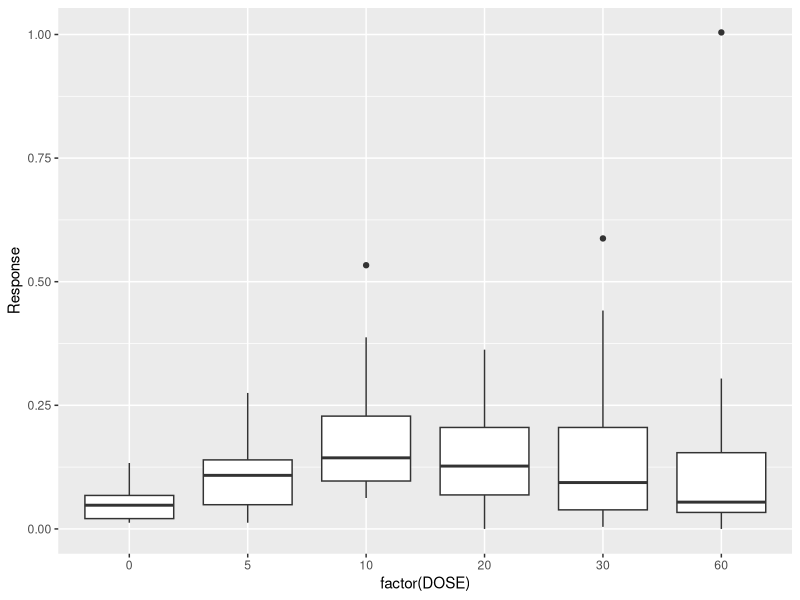
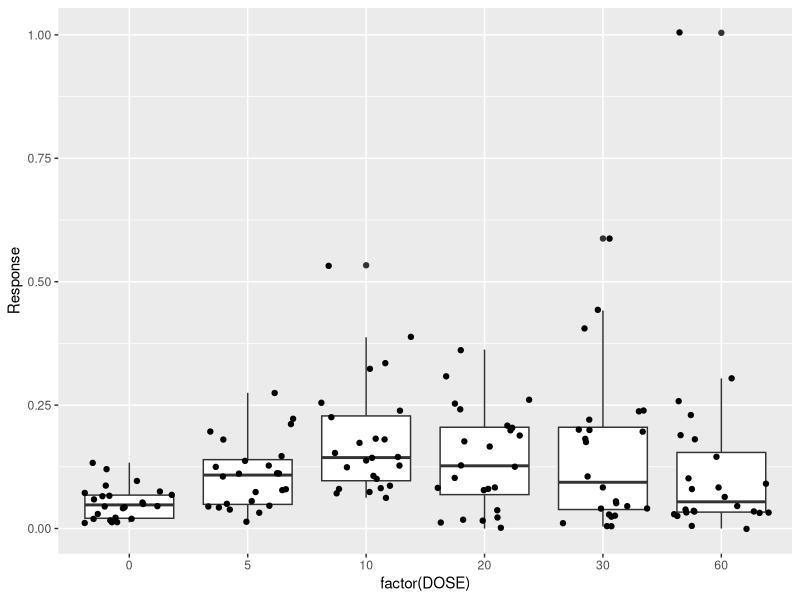
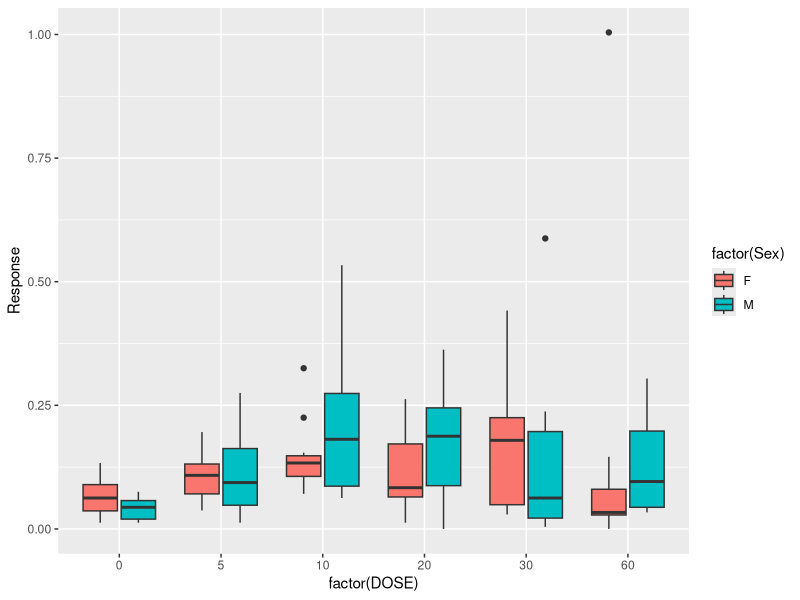
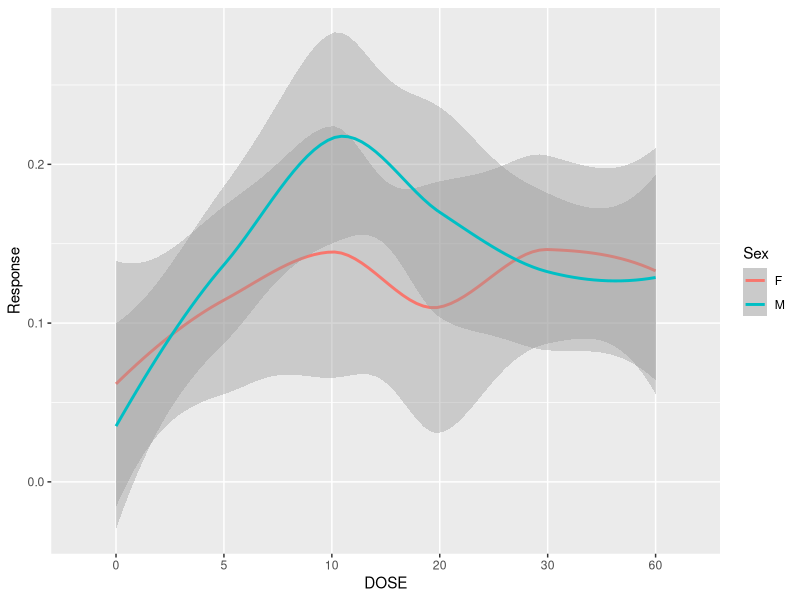
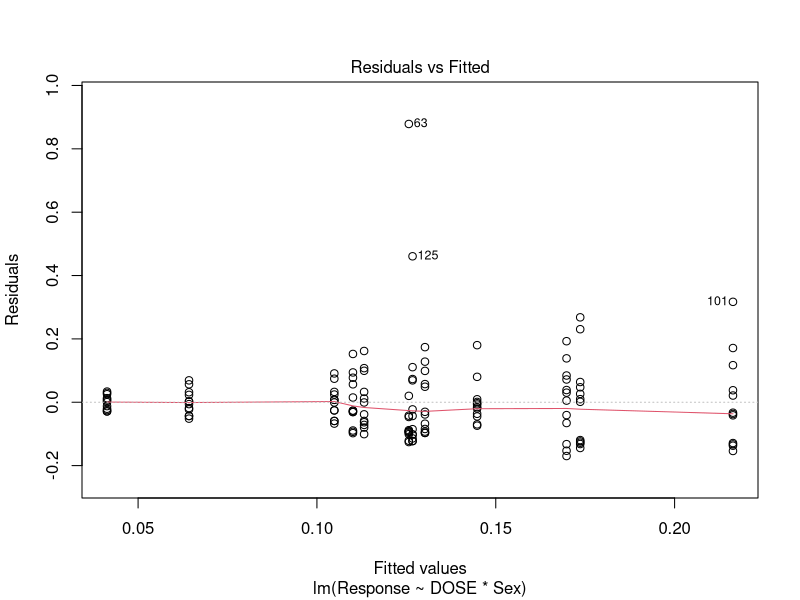
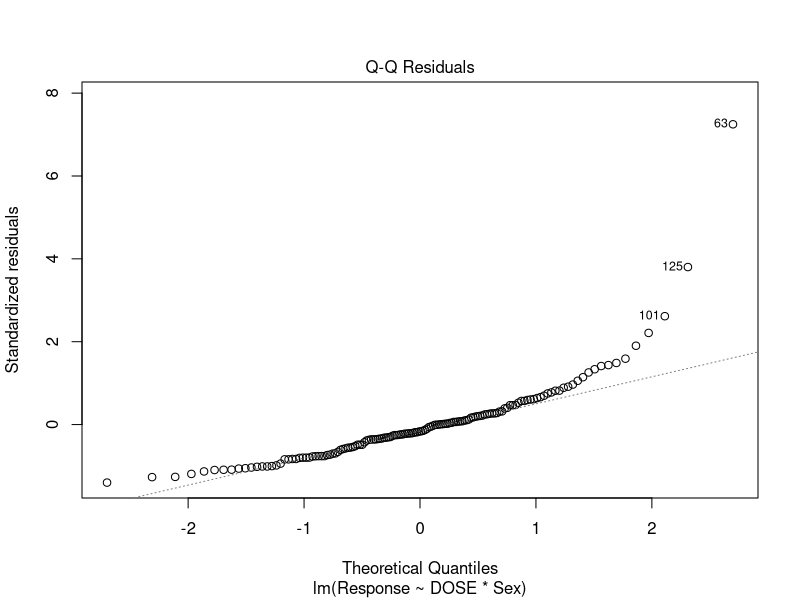
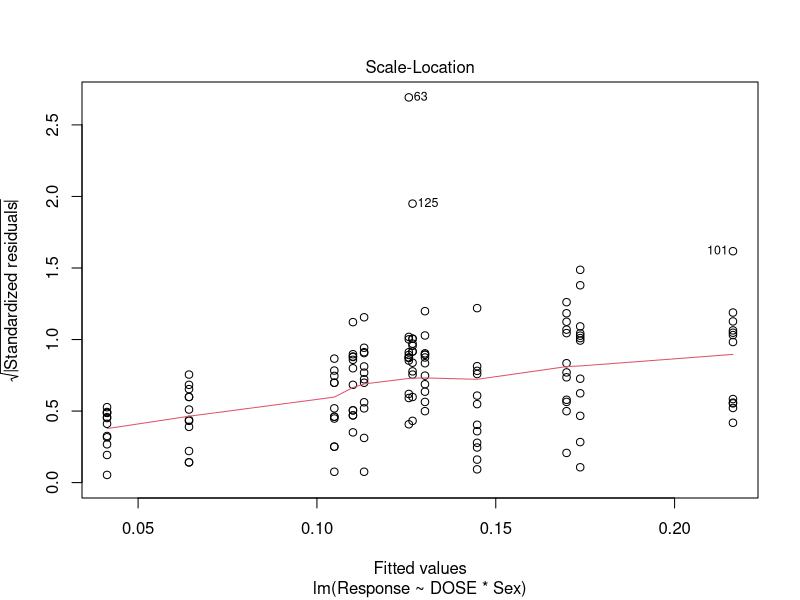
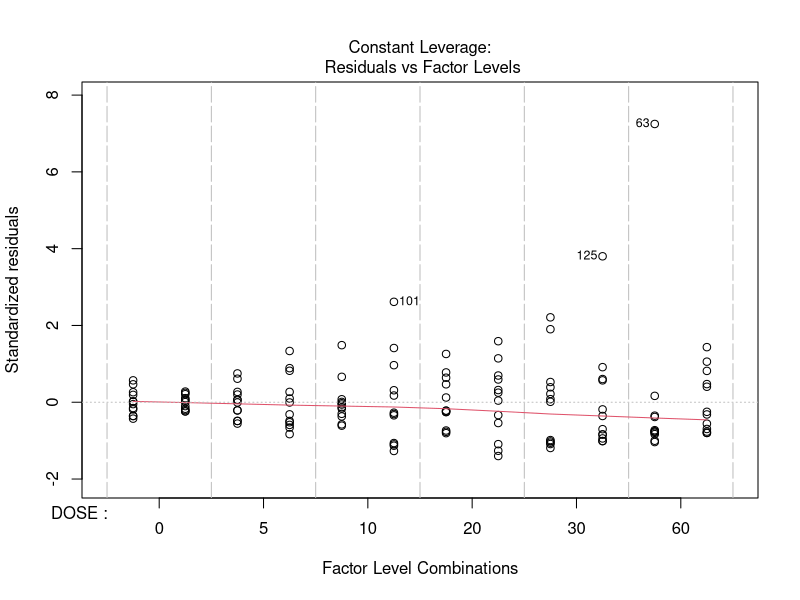

Source code (R) for these figures, in order:
## ---- chunk 1

ipak <- function(pkg){
        new.pkg <- pkg[!(pkg %in% installed.packages()[, "Package"])]
        if (length(new.pkg))
                install.packages(new.pkg, dependencies = TRUE)
        sapply(pkg, require, character.only = TRUE)
}

# usage
packages <- c("ggplot2", "Rmisc", "tidyr", "RColorBrewer", "plotly", "ggplot2", "nlme", "dplyr", "cowplot", "grid", "gridExtra", "reshape", "plyr", "psych") # add or remove packages as needed
ipak(packages)
## ---- chunk 2
#Load dataset
mydataset <- read.csv("data/Sample-Dose-Effect-Curve.csv")

#Explore dataset
summary(mydataset)
str(mydataset)

## ---- chunk 3


mydataset<-rename(mydataset, c("IV.Sex"="Sex", "DV.Activity"="Activity", "IV.DOSE"="DOSE", "DV.Response"="Response"))
str(mydataset)

## ---- chunk 4
mydataset$Subject<-as.factor(mydataset$Subject)
mydataset$DOSE<-as.factor(mydataset$DOSE)

#Explore dataset
summary(mydataset)
str(mydataset)
## ---- chunk 5
with(mydataset, (levels(Sex)))
mydataset$Sex<-with(mydataset, revalue(Sex, c("Fem"="F")))
str(mydataset)

## ---- chunk 6
### Subset dataset for separate analysis if needed
Female<-subset(mydataset, Sex=="F")
Male<-subset(mydataset, Sex=="M")

summary(Female)
summary(Male)
## ---- chunk 7
#Basic summary statistics by group
with(mydataset, (describeBy(Response, list(DOSE, Sex), mat=TRUE)))

# How about a nicer view of this table
library(knitr) # use knitr package

# use kable function
kable(with(mydataset, (describeBy(Response, list(DOSE, Sex), mat=TRUE))))
## ---- chunk 8
#Boxplot
p<-ggplot(mydataset, aes(factor(DOSE), Response))
p+geom_boxplot()

# save boxplot as bp1
bp1<-ggplot(mydataset, aes(factor(DOSE), Response))+
  geom_boxplot()


#Boxplot with individual data
p<-ggplot(mydataset, aes(factor(DOSE), Response))
p+geom_boxplot() +
geom_jitter()

# save as bp2
bp2<-ggplot(mydataset, aes(factor(DOSE), Response))+
  geom_boxplot() +
  geom_jitter()


#Boxplot: by Sex
p<-ggplot(mydataset, aes(factor(DOSE), Response))
p+geom_boxplot(aes(fill=factor(Sex)))

# save as bp3

bp3<-ggplot(mydataset, aes(factor(DOSE), Response))+
  geom_boxplot(aes(fill=factor(Sex)))


#Line plot: DOSE by Sex

ggplot(mydataset, aes(x=DOSE, y=Response, colour=Sex, group=Sex)) + 
  geom_smooth()
  
  
  
## ---- chunk 9
# Comparing models
fit0<-lm(Response~1, data=mydataset)
fit1<-lm(Response~DOSE, data=mydataset)
fit2<-lm(Response~DOSE+Sex, data=mydataset)
anova(fit0,fit1,fit2)

# Fitting model
fit <- lm(Response~DOSE+Sex, data=mydataset)
anova(fit) # anova table 
summary(fit)

fit <- lm(Response~DOSE*Sex, data=mydataset)
anova(fit) # anova table 
summary(fit)

# Other useful functions 
coefficients(fit) # model coefficients
confint(fit, level=0.95) # CIs for model parameters 
vcov(fit) # covariance matrix for model parameters 
plot(fit)

# diagnostic plots 
layout(matrix(c(1,2,3,4),2,2)) # optional 4 graphs/page 
plot(fit)

## ---- chunk 10
mydataset <- read.csv("data/Sample-Dose-Effect-Curve.csv")
mydataset<-rename(mydataset, c("IV.Sex"="Sex", "DV.Activity"="Activity", "IV.DOSE"="DOSE", "DV.Response"="Response"))

mydataset$Subject<-as.factor(mydataset$Subject)
mydataset$DOSE<-as.factor(mydataset$DOSE)

## ---- chunk 11

# Build a baseline: no predictors other than the intercept

baseline<-lme(Response~1, random=~1 | Subject/DOSE/Sex, data=mydataset, method="ML")

# note that the outcome is predicted only from the intercept (Response~1)
# and we asked to use ML to estimate the model
# the variables DOSE/Sex are nested within the variable Subject (scores for levels of thes variables can be found within each Sbuject)
# to see the effect of each predictor we need to add them one by one
# lets add "DOSE" variable to the model

doseModel<-update(baseline, .~. +DOSE)

# note that we created new model "doseModel" so we can compare it to "baseline" above if need it
# note that we used update function to simply update the model above without rewriting most of it
# next, we can keep buildign the modely by adding "Sex" variable to the "doseModel"


sexModel<-update(doseModel, .~. +Sex)

# note that we created a new model "sexModel" using "update" function
# next, lets add interaction term

mixModel<-update(sexModel, .~. +DOSE:Sex)

# to compare these models we can list them in the order in which we want them to be compared using anova() function

anova(baseline, doseModel, sexModel, mixModel)

# We can further explore the model by runnign summary function

summary(doseModel) 

# this give us all the comparisons to 0 we need!
# next lets explore sexModel

summary(sexModel)

# looks like there "Sex" did not significantly contribued to the variance
# finally lets explore mixModel

summary(mixModel)


